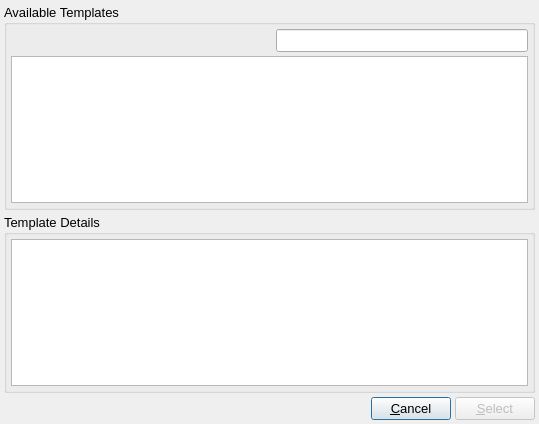
<?xml version="1.0" encoding="UTF-8"?>
<ui version="4.0">
 <class>SelectSystemTemplateDialog</class>
 <widget class="QDialog" name="SelectSystemTemplateDialog">
  <property name="windowModality">
   <enum>Qt::ApplicationModal</enum>
  </property>
  <property name="geometry">
   <rect>
    <x>0</x>
    <y>0</y>
    <width>539</width>
    <height>424</height>
   </rect>
  </property>
  <property name="font">
   <font>
    <pointsize>10</pointsize>
   </font>
  </property>
  <property name="windowTitle">
   <string>Select Template</string>
  </property>
  <layout class="QVBoxLayout" name="verticalLayout_3">
   <property name="spacing">
    <number>4</number>
   </property>
   <property name="leftMargin">
    <number>4</number>
   </property>
   <property name="topMargin">
    <number>4</number>
   </property>
   <property name="rightMargin">
    <number>4</number>
   </property>
   <property name="bottomMargin">
    <number>4</number>
   </property>
   <item>
    <widget class="QGroupBox" name="TemplatesGroup">
     <property name="title">
      <string>Available Templates</string>
     </property>
     <layout class="QVBoxLayout" name="verticalLayout">
      <property name="spacing">
       <number>4</number>
      </property>
      <property name="leftMargin">
       <number>4</number>
      </property>
      <property name="topMargin">
       <number>4</number>
      </property>
      <property name="rightMargin">
       <number>4</number>
      </property>
      <property name="bottomMargin">
       <number>4</number>
      </property>
      <item>
       <layout class="QHBoxLayout" name="horizontalLayout">
        <property name="spacing">
         <number>4</number>
        </property>
        <item>
         <spacer name="horizontalSpacer">
          <property name="orientation">
           <enum>Qt::Horizontal</enum>
          </property>
          <property name="sizeHint" stdset="0">
           <size>
            <width>40</width>
            <height>20</height>
           </size>
          </property>
         </spacer>
        </item>
        <item>
         <widget class="QLabel" name="FilterLabel">
          <property name="maximumSize">
           <size>
            <width>20</width>
            <height>20</height>
           </size>
          </property>
          <property name="text">
           <string/>
          </property>
          <property name="pixmap">
           <pixmap resource="main.qrc">:/general/icons/general_filter.svg</pixmap>
          </property>
          <property name="scaledContents">
           <bool>true</bool>
          </property>
         </widget>
        </item>
        <item>
         <widget class="QLineEdit" name="FilterEdit">
          <property name="toolTip">
           <string>Filter templates by name / description</string>
          </property>
         </widget>
        </item>
       </layout>
      </item>
      <item>
       <widget class="QListWidget" name="TemplatesList">
        <property name="maximumSize">
         <size>
          <width>16777215</width>
          <height>200</height>
         </size>
        </property>
       </widget>
      </item>
     </layout>
    </widget>
   </item>
   <item>
    <widget class="QGroupBox" name="TemplateDetailsGroup">
     <property name="title">
      <string>Template Details</string>
     </property>
     <layout class="QVBoxLayout" name="verticalLayout_2">
      <property name="spacing">
       <number>4</number>
      </property>
      <property name="leftMargin">
       <number>4</number>
      </property>
      <property name="topMargin">
       <number>4</number>
      </property>
      <property name="rightMargin">
       <number>4</number>
      </property>
      <property name="bottomMargin">
       <number>4</number>
      </property>
      <item>
       <widget class="QTextEdit" name="TemplateDetailsTextEdit">
        <property name="undoRedoEnabled">
         <bool>false</bool>
        </property>
        <property name="readOnly">
         <bool>true</bool>
        </property>
        <property name="textInteractionFlags">
         <set>Qt::LinksAccessibleByMouse|Qt::TextSelectableByMouse</set>
        </property>
       </widget>
      </item>
     </layout>
    </widget>
   </item>
   <item>
    <layout class="QHBoxLayout" name="horizontalLayout_2">
     <property name="spacing">
      <number>4</number>
     </property>
     <item>
      <spacer name="horizontalSpacer_2">
       <property name="orientation">
        <enum>Qt::Horizontal</enum>
       </property>
       <property name="sizeHint" stdset="0">
        <size>
         <width>40</width>
         <height>20</height>
        </size>
       </property>
      </spacer>
     </item>
     <item>
      <widget class="QPushButton" name="CancelButton">
       <property name="text">
        <string>&amp;Cancel</string>
       </property>
      </widget>
     </item>
     <item>
      <widget class="QPushButton" name="SelectButton">
       <property name="enabled">
        <bool>false</bool>
       </property>
       <property name="text">
        <string>&amp;Select</string>
       </property>
      </widget>
     </item>
    </layout>
   </item>
  </layout>
 </widget>
 <resources>
  <include location="main.qrc"/>
 </resources>
 <connections/>
</ui>
